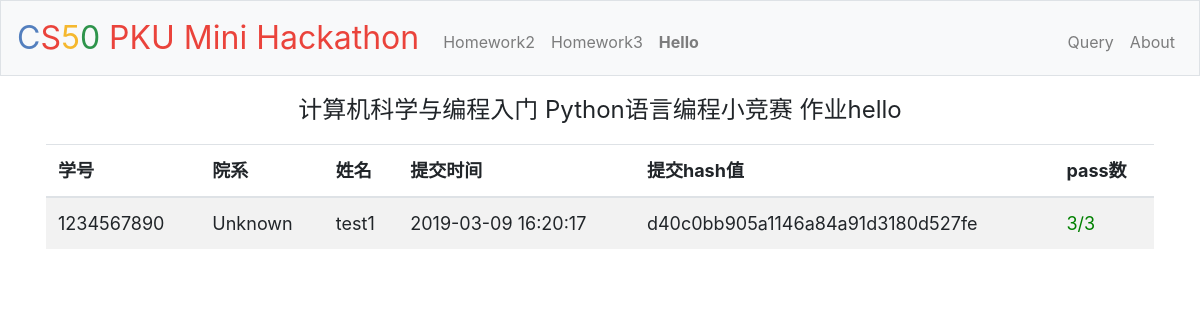
The app's page /homework4/hello with its own data.
### tables this page shows
CREATE TABLE "submit" (
	"id"	INTEGER NOT NULL PRIMARY KEY AUTOINCREMENT UNIQUE,
	"stuid"	INTEGER NOT NULL,
	"name"	TEXT,
	"work"	INTEGER NOT NULL,
	"time"	TIMESTAMP NOT NULL DEFAULT current_timestamp,
	"exe_time"	REAL,
	"hash"	TEXT NOT NULL,
	"status"	INTEGER NOT NULL,
	"correct_num"	INTEGER
);

### application.py (the view)
@app.route("/homework4/<name>")
def homework4(name):
    dic={"hello":41,"mario":42,"cash":43,"credit":44}
    work = dic.get(name)
    if not work:
        return '<h1>Unknown homework</h1>', 400
    session["status"]=name[0].upper()+name[1:]
    app.logger.info(request.remote_addr+" "+get_time()+" GET /homework4/"+name)
    rows = db.execute("SELECT stuid,name,time,hash,correct_num FROM submit where status=0 AND work=:work GROUP BY stuid HAVING MAX(time) ORDER BY correct_num DESC, time ASC", work=work)
    result=[]
    for res in rows:
        stuid=str(res["stuid"])
        colloge=colloge_list.get(stuid)
        if not colloge:
            colloge="Unknown"
        tmp=[stuid,colloge, res["name"], res["time"], res["hash"], res["correct_num"]]
        result.append(tmp)
    return render_template("homework4.html", result=result, pass_num=pass_num.get(work), name=name)

### application.py (called while the page is built)
@app.after_request
def after_request(response):
    return response

def get_time():
    i = datetime.datetime.now()
    return "{}/{}/{} {}:{}:{}".format(i.year, i.month, i.day, i.hour, i.minute, i.second)

### templates/homework4.html (shortened to what this page needs)
{% extends "layout.html" %}
{% block main %}
    <div style="font-size:x-large">
        <p>
            计算机科学与编程入门 Python语言编程小竞赛 作业{{name}}
        </p>
    </div>
    <table class="table table-striped">
        <thead>
            <tr>
                <th>学号</th>
                <th>院系</th>
                <th>姓名</th>
                <th>提交时间</th>
                <th>提交hash值</th>
                <th>pass数</th>
            </tr>
        </thead>
        <tbody>
            {% for r in result %}
                <tr>
                    <td>{{r[0]}}</td>
                    <td>{{r[1]}}</td>
                    <td>{{r[2]}}</td>
                    <td>{{r[3]}}</td>
                    <td>{{r[4]}}</td>
                    {% if r[5] == pass_num %}
                        <td><font color="green">{{r[5]}}/{{pass_num}}</font></td>
                    {% else %}
                        <td><font color="red">{{r[5]}}/{{pass_num}}</font></td>
                    {% endif %}
                </tr>
            {% endfor %}
        </tbody>
    </table>
{% endblock %}

### static/styles.css (style rules this page uses)
main table { text-align: left; font-size: large; }

### records on screen
submit: stuid "1234567890", r "Unknown", name "test1", time "2019-03-09 16:20:17", hash "d40c0bb905a1146a84a91d3180d527fe", correct_num "3"

### other values on screen
{{ session["status"] }} "Hello"
{{ name }} "hello"
